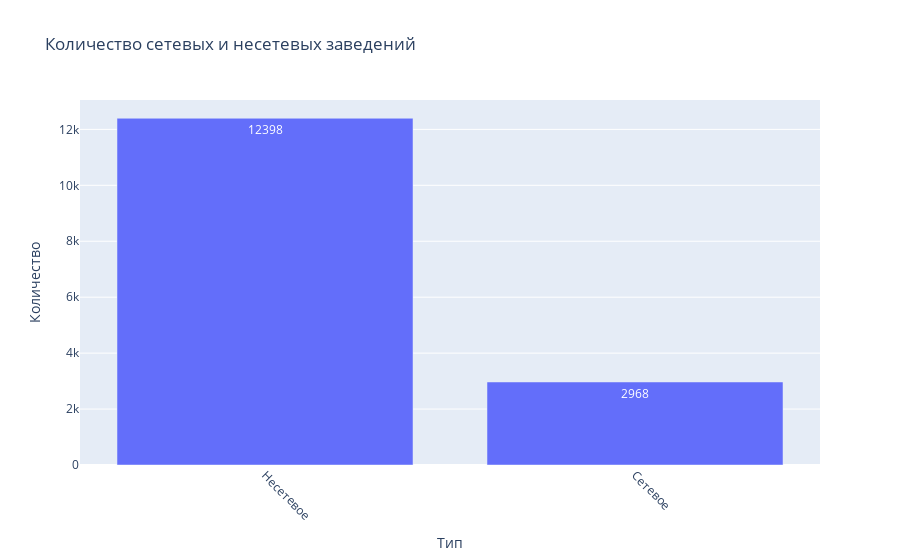

Here is the notebook cell this chart was saved with:
### Markdown cell above
Из полученных данных можно сделать вывод,:  
* наибольшее число объектов общепита в секторе "кафе" - 6099 заведений
* с большим отрывом идут группы "столовая" (2587 шт) и"ресторан" (2285 шт)

### Code cell
fig = px.bar(
    data.groupby('chain').count().reset_index().sort_values(by='id', ascending=False),
     x='chain',
     y='id',
     text='id',
     title='Количество сетевых и несетевых заведений',
     labels={'id':'Количество','chain':'Тип'}
               )
fig.update_xaxes(tickangle=45)
fig.show()

chain = data.groupby('chain').count().reset_index().sort_values(by='id', ascending=False)
labels = chain['chain']
fig1, ax1 = plt.subplots()
ax1.pie(chain['id'], labels=labels, autopct='%1.1f%%',
        shadow=True, startangle=100, pctdistance=0.5)
plt.title("Доля сетевых и несетевых заведений", fontsize=20);

### Figure 1 — Plotly figure (JSON) as saved in the notebook; plotly's stock layout.template omitted (floating-point values rounded to 4 significant figures)
{"data": [{"alignmentgroup": "True", "hovertemplate": "Тип=%{x}<br>Количество=%{text}<extra></extra>", "legendgroup": "", "marker": {"color": "#636efa", "pattern": {"shape": ""}}, "name": "", "offsetgroup": "", "orientation": "v", "showlegend": false, "text": [12398, 2968], "textposition": "auto", "type": "bar", "x": ["Несетевое", "Сетевое"], "xaxis": "x", "y": [12398, 2968], "yaxis": "y"}], "layout": {"barmode": "relative", "legend": {"tracegroupgap": 0}, "title": {"text": "Количество сетевых и несетевых заведений"}, "xaxis": {"anchor": "y", "domain": [0, 1], "tickangle": 45, "title": {"text": "Тип"}}, "yaxis": {"anchor": "x", "domain": [0, 1], "title": {"text": "Количество"}}}}
